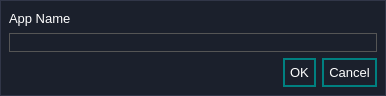
<?xml version="1.0" encoding="UTF-8"?>
<ui version="4.0">
 <class>MainWindow</class>
 <widget class="QMainWindow" name="MainWindow">
  <property name="geometry">
   <rect>
    <x>0</x>
    <y>0</y>
    <width>386</width>
    <height>96</height>
   </rect>
  </property>
  <property name="windowTitle">
   <string>MainWindow</string>
  </property>
  <widget class="QWidget" name="centralwidget">
   <property name="styleSheet">
    <string notr="true">
*{
	background: #1b202c;
	color: #fff;
	font-size: 16px;
}
 

#centralwidget{
	border: 1px  solid  rgb(49, 54, 72);
}



QFrame{ 
    border: 0px solid;
}

QLabel{
	min-width: 100px;
}

QPushButton{
	border: 2px solid teal;
   padding: 5px;
}


QPushButton:checked{
	border: 4px solid cyan;
}

QPushButton:hover{
	border: 3px solid cyan;
   background: rgb(49, 54, 72);
  border-radius: none;
}

QWidget{
	color:#fff;
    font-size: 13px;
}

QToolBoxButton { 
    font-size: 14px;
   min-height: 40px
   
}

QLineEdit{
	border: 1px solid #555;
	color: darkgray
}

QToolTip { 
	background-color: #1b202c; 
	color: #fff; 
	border: 1px solid #333; 
	border-radius: 3px;
	font-size: 13px;
}</string>
   </property>
   <layout class="QVBoxLayout" name="verticalLayout">
    <item>
     <widget class="QLabel" name="label">
      <property name="text">
       <string>App Name</string>
      </property>
     </widget>
    </item>
    <item>
     <widget class="QLineEdit" name="lineEdit"/>
    </item>
    <item>
     <widget class="QDialogButtonBox" name="buttonBox">
      <property name="cursor">
       <cursorShape>PointingHandCursor</cursorShape>
      </property>
      <property name="standardButtons">
       <set>QDialogButtonBox::Cancel|QDialogButtonBox::Ok</set>
      </property>
     </widget>
    </item>
   </layout>
  </widget>
 </widget>
 <resources/>
 <connections/>
</ui>
